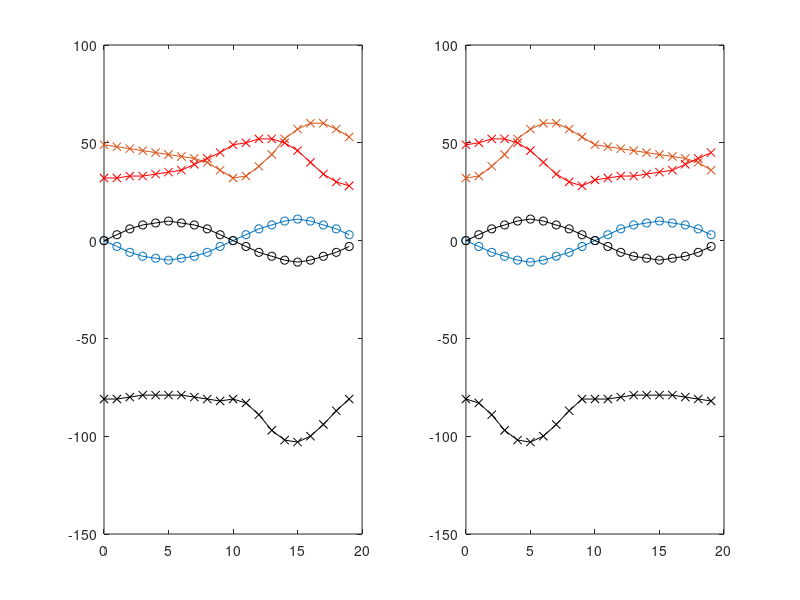

Write MATLAB code to recreate this figure.
T = importdata('angles_generated.txt'); 
t=0:1:19;
t1 = T(:,1);
t2 = T(:,2);
t3 = T(:,3);
t4 = T(:,4);
t5 = T(:,5);
t6 = T(:,6);
t7 = T(:,7);
t8 = T(:,8);
t9 = T(:,9);
t10 = T(:,10);

subplot(1,2,1);
plot(t,t1,'-o');
hold on;
plot(t,t2,'-x');
hold on;
plot(t,t3,'-kx');
hold on;
plot(t,t4,'-rx');
hold on;
plot(t,t5,'-ko');
hold on;
subplot(1,2,2);
plot(t,t6,'-o');
hold on;
plot(t,t7,'-x');
hold on;
plot(t,t8,'-kx');
hold on;
plot(t,t9,'-rx');
hold on;
plot(t,t10,'-ko');
hold on;